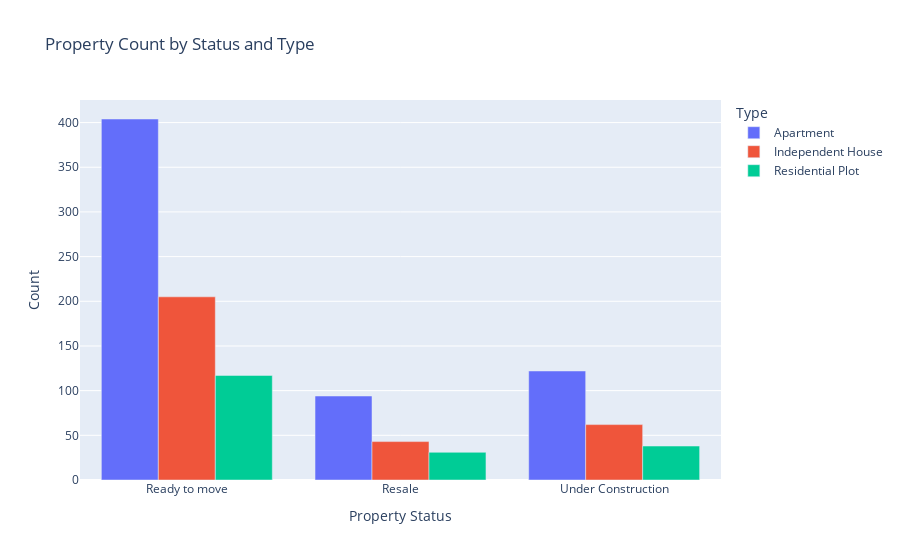

Write notebook code for a chart like this one.
### Code cell
status_type_counts = data_from_db.groupby(['Status', 'Type']).size().reset_index(name='Count')

fig3 = px.bar(
    status_type_counts, x='Status', y='Count', color='Type', barmode='group',
    title='Property Count by Status and Type',
    labels={'Status': 'Property Status', 'Count': 'Number of Properties'}
)
fig3.update_layout(xaxis_title='Property Status', yaxis_title='Count')
fig3.show()

### Figure 1 — Plotly figure (JSON) as saved in the notebook; plotly's stock layout.template omitted (floating-point values rounded to 4 significant figures)
{"data": [{"alignmentgroup": "True", "hovertemplate": "Type=Apartment<br>Property Status=%{x}<br>Number of Properties=%{y}<extra></extra>", "legendgroup": "Apartment", "marker": {"color": "#636efa", "pattern": {"shape": ""}}, "name": "Apartment", "offsetgroup": "Apartment", "orientation": "v", "showlegend": true, "textposition": "auto", "type": "bar", "x": ["Ready to move", "Resale", "Under Construction"], "xaxis": "x", "y": [404, 94, 122], "yaxis": "y"}, {"alignmentgroup": "True", "hovertemplate": "Type=Independent House<br>Property Status=%{x}<br>Number of Properties=%{y}<extra></extra>", "legendgroup": "Independent House", "marker": {"color": "#EF553B", "pattern": {"shape": ""}}, "name": "Independent House", "offsetgroup": "Independent House", "orientation": "v", "showlegend": true, "textposition": "auto", "type": "bar", "x": ["Ready to move", "Resale", "Under Construction"], "xaxis": "x", "y": [205, 43, 62], "yaxis": "y"}, {"alignmentgroup": "True", "hovertemplate": "Type=Residential Plot<br>Property Status=%{x}<br>Number of Properties=%{y}<extra></extra>", "legendgroup": "Residential Plot", "marker": {"color": "#00cc96", "pattern": {"shape": ""}}, "name": "Residential Plot", "offsetgroup": "Residential Plot", "orientation": "v", "showlegend": true, "textposition": "auto", "type": "bar", "x": ["Ready to move", "Resale", "Under Construction"], "xaxis": "x", "y": [117, 31, 38], "yaxis": "y"}], "layout": {"barmode": "group", "legend": {"title": {"text": "Type"}, "tracegroupgap": 0}, "title": {"text": "Property Count by Status and Type"}, "xaxis": {"anchor": "y", "domain": [0, 1], "title": {"text": "Property Status"}}, "yaxis": {"anchor": "x", "domain": [0, 1], "title": {"text": "Count"}}}}
